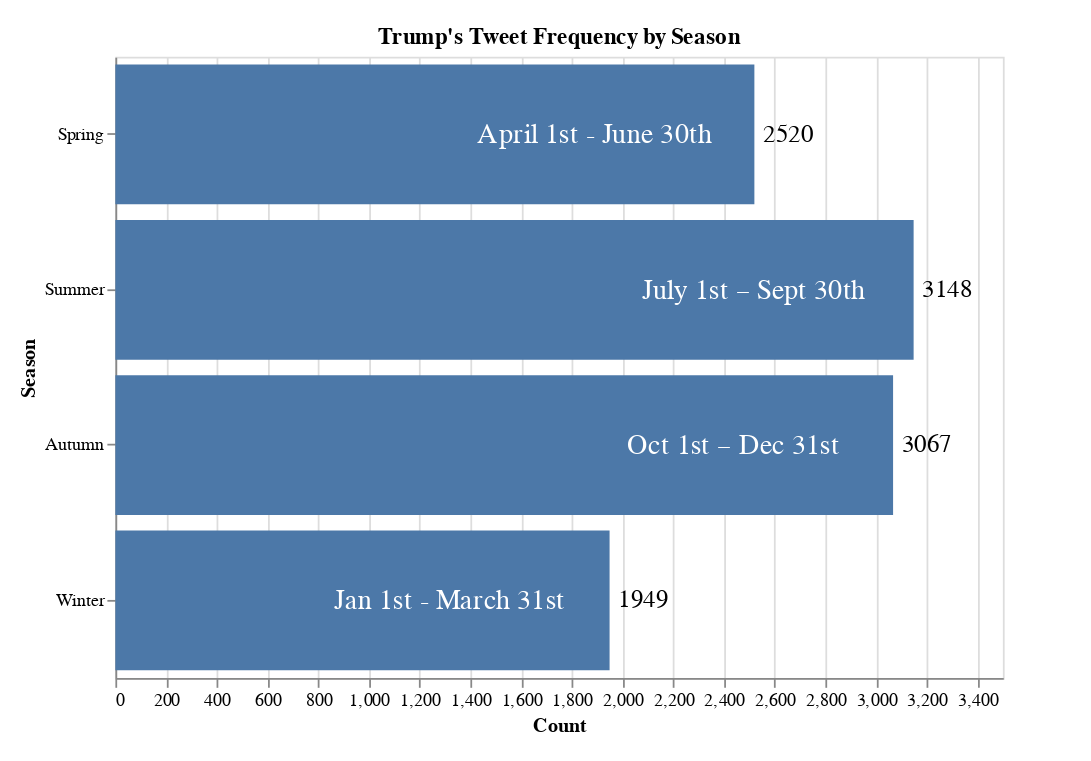

Notebook cell for this chart:
### Code cell
final_season_chart = (season_bars + season_range_text + season_count_text).properties(padding={"right": 50, "top":15, "bottom":15, "left":10})  # aesthetic padding 

final_season_chart

### Figure 1 — Vega-Lite specification as saved in the notebook (floating-point values rounded to 4 significant figures)
{"config": {"view": {"continuousWidth": 300, "continuousHeight": 300}}, "layer": [{"data": {"name": "data-8dd3f38cbbc33e40b49628e151084e87"}, "mark": {"type": "bar"}, "encoding": {"x": {"field": "Count", "type": "quantitative"}, "y": {"field": "Season", "sort": ["Spring", "Summer", "Autumn", "Winter"], "type": "nominal"}}, "title": "Trump's Tweet Frequency by Season"}, {"data": {"name": "data-7250757be1fc36a54477d49fd770138f"}, "mark": {"type": "text", "align": "center", "baseline": "middle", "color": "white", "dx": -90, "fontSize": 16}, "encoding": {"text": {"field": "range", "type": "nominal"}, "x": {"field": "Count", "type": "quantitative"}, "y": {"field": "Season", "sort": ["Spring", "Summer", "Autumn", "Winter"], "type": "nominal"}}}, {"data": {"name": "data-7250757be1fc36a54477d49fd770138f"}, "mark": {"type": "text", "align": "left", "baseline": "middle", "color": "black", "dx": 5, "fontSize": 14}, "encoding": {"text": {"field": "Count", "type": "quantitative"}, "x": {"field": "Count", "type": "quantitative"}, "y": {"field": "Season", "sort": ["Spring", "Summer", "Autumn", "Winter"], "type": "nominal"}}}], "height": 350, "padding": {"right": 50, "top": 15, "bottom": 15, "left": 10}, "width": 500, "$schema": "https://vega.github.io/schema/vega-lite/v5.20.1.json", "datasets": {"data-8dd3f38cbbc33e40b49628e151084e87": [{"Season": "Spring", "Count": 2520}, {"Season": "Summer", "Count": 3148}, {"Season": "Autumn", "Count": 3067}, {"Season": "Winter", "Count": 1949}], "data-7250757be1fc36a54477d49fd770138f": [{"Season": "Spring", "range": "April 1st - June 30th", "Count": 2520}, {"Season": "Summer", "range": "July 1st – Sept 30th", "Count": 3148}, {"Season": "Autumn", "range": "Oct 1st – Dec 31st", "Count": 3067}, {"Season": "Winter", "range": "Jan 1st - March 31st", "Count": 1949}]}}
